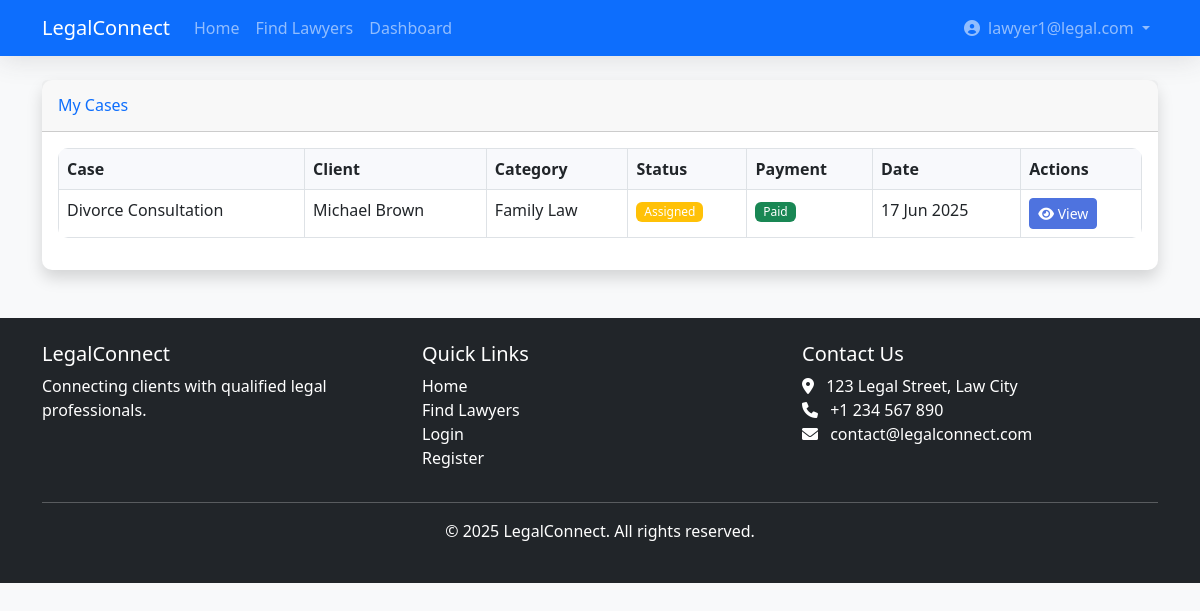
Page /lawyer/cases.php (signed in) on the committed database.
### tables this page shows
CREATE TABLE IF NOT EXISTS `assignments` (
  `id` int(11) NOT NULL AUTO_INCREMENT,
  `enquiry_id` int(11) NOT NULL,
  `lawyer_id` int(11) NOT NULL,
  `assigned_by` int(11) NOT NULL,
  `assigned_at` timestamp NOT NULL DEFAULT CURRENT_TIMESTAMP,
  `status` enum('active','completed','rejected') NOT NULL DEFAULT 'active',
  PRIMARY KEY (`id`),
  KEY `enquiry_id` (`enquiry_id`),
  KEY `lawyer_id` (`lawyer_id`),
  KEY `assigned_by` (`assigned_by`),
  CONSTRAINT `assignments_ibfk_1` FOREIGN KEY (`enquiry_id`) REFERENCES `enquiries` (`id`) ON DELETE CASCADE,
  CONSTRAINT `assignments_ibfk_2` FOREIGN KEY (`lawyer_id`) REFERENCES `users` (`id`) ON DELETE CASCADE,
  CONSTRAINT `assignments_ibfk_3` FOREIGN KEY (`assigned_by`) REFERENCES `users` (`id`) ON DELETE CASCADE
);

CREATE TABLE IF NOT EXISTS `enquiries` (
  `id` int(11) NOT NULL AUTO_INCREMENT,
  `client_id` int(11) NOT NULL,
  `category_id` int(11) NOT NULL,
  `subject` varchar(255) NOT NULL,
  `description` text NOT NULL,
  `budget` decimal(10,2) DEFAULT NULL,
  `status` enum('pending','assigned','in_progress','completed') NOT NULL DEFAULT 'pending',
  `created_at` timestamp NOT NULL DEFAULT CURRENT_TIMESTAMP,
  PRIMARY KEY (`id`),
  KEY `client_id` (`client_id`),
  KEY `category_id` (`category_id`),
  CONSTRAINT `enquiries_ibfk_1` FOREIGN KEY (`client_id`) REFERENCES `users` (`id`) ON DELETE CASCADE,
  CONSTRAINT `enquiries_ibfk_2` FOREIGN KEY (`category_id`) REFERENCES `categories` (`id`) ON DELETE CASCADE
);

CREATE TABLE IF NOT EXISTS `categories` (
  `id` int(11) NOT NULL AUTO_INCREMENT,
  `name` varchar(100) NOT NULL,
  `description` text DEFAULT NULL,
  `created_by` int(11) NOT NULL,
  `created_at` timestamp NOT NULL DEFAULT CURRENT_TIMESTAMP,
  PRIMARY KEY (`id`),
  KEY `created_by` (`created_by`),
  CONSTRAINT `categories_ibfk_1` FOREIGN KEY (`created_by`) REFERENCES `users` (`id`) ON DELETE CASCADE
);

### lawyer/cases.php (the view, shortened to what this page needs)
 <?php
require_once '../includes/auth.php';
$auth->requireRole('lawyer');
$stmt = $pdo->prepare("
    SELECT e.id, e.subject, e.description, e.status, e.created_at,
           CONCAT(ud.first_name, ' ', ud.last_name) as client_name,
           c.name as category, a.id as assignment_id,
           p.status as payment_status
    FROM assignments a
    JOIN enquiries e ON a.enquiry_id = e.id
    JOIN users u ON e.client_id = u.id
    JOIN user_details ud ON u.id = ud.user_id
    JOIN categories c ON e.category_id = c.id
    LEFT JOIN payments p ON a.id = p.assignment_id
    WHERE a.lawyer_id = ?
    ORDER BY e.created_at DESC
");
$stmt->execute([$auth->getUserId()]);
$cases = $stmt->fetchAll();
require_once '../includes/header.php';
?>
<div class="card shadow mb-4">
    <div class="card-header py-3">
        <h6 class="m-0 font-weight-bold text-primary">My Cases</h6>
    </div>
    <div class="card-body">
        <?php if (count($cases) > 0): ?>
            <div class="table-responsive">
                <table class="table table-bordered" id="dataTable" width="100%" cellspacing="0">
                    <thead>
                        <tr>
                            <th>Case</th>
                            <th>Client</th>
                            <th>Category</th>
                            <th>Status</th>
                            <th>Payment</th>
                            <th>Date</th>
                            <th>Actions</th>
                        </tr>
                    </thead>
                    <tbody>
                        <?php foreach ($cases as $case): ?>
                            <tr>
                                <td><?php echo htmlspecialchars($case['subject']); ?></td>
                                <td><?php echo htmlspecialchars($case['client_name']); ?></td>
                                <td><?php echo htmlspecialchars($case['category']); ?></td>
                                <td>
                                    <span class="badge bg-<?php
                                        echo $case['status'] === 'completed' ? 'success' :
                                             ($case['status'] === 'in_progress' ? 'primary' : 'warning');
                                    ?>">
                                        <?php echo ucfirst(str_replace('_', ' ', $case['status'])); ?>
                                    </span>
                                </td>
                                <td>
                                    <?php if ($case['payment_status'] === 'completed'): ?>
                                        <span class="badge bg-success">Paid</span>
                                    <?php elseif ($case['payment_status'] === 'pending'): ?>
                                        <span class="badge bg-warning">Pending</span>
                                    <?php else: ?>
                                        <span class="badge bg-secondary">N/A</span>
                                    <?php endif; ?>
                                </td>
                                <td><?php echo date('d M Y', strtotime($case['created_at'])); ?></td>
                                <td>
                                    <a href="<?php echo SITE_URL; ?>/lawyer/case.php?id=<?php echo $case['id']; ?>" class="btn btn-sm btn-primary">
                                        <i class="fas fa-eye"></i> View
                                    </a>
                                </td>
                            </tr>
                        <?php endforeach; ?>
                    </tbody>
                </table>
            </div>
        <?php else: ?>
            <div class="alert alert-info">You don't have any cases yet.</div>
        <?php endif; ?>
    </div>
</div>
<?php
require_once '../includes/footer.php';
?>

### assets/css/style.css (style rules this page uses)
body { font-family: 'Segoe UI', Tahoma, Geneva, Verdana, sans-serif; background-color: #f8f9fa; }
.card { border: none; border-radius: 10px; box-shadow: 0 0.15rem 1.75rem 0 rgba(58, 59, 69, 0.15); transition: all 0.3s; }
.btn-primary { background-color: #4e73df; border-color: #4e73df; }
.table { border-radius: 10px; overflow: hidden; }
.table th { background-color: #f8f9fc; border-bottom-width: 1px; }
.badge { font-weight: 500; padding: 0.35em 0.65em; }

### rows in the picture
assignments: enquiry.subject "Divorce Consultation", client_name "Michael Brown", categories.name "Family Law", enquiry.status "Assigned", enquiry.created_at "17 Jun 2025"

### other values in the picture
SITE_NAME "LegalConnect"
$_SESSION['email'] "lawyer1@legal.com"
